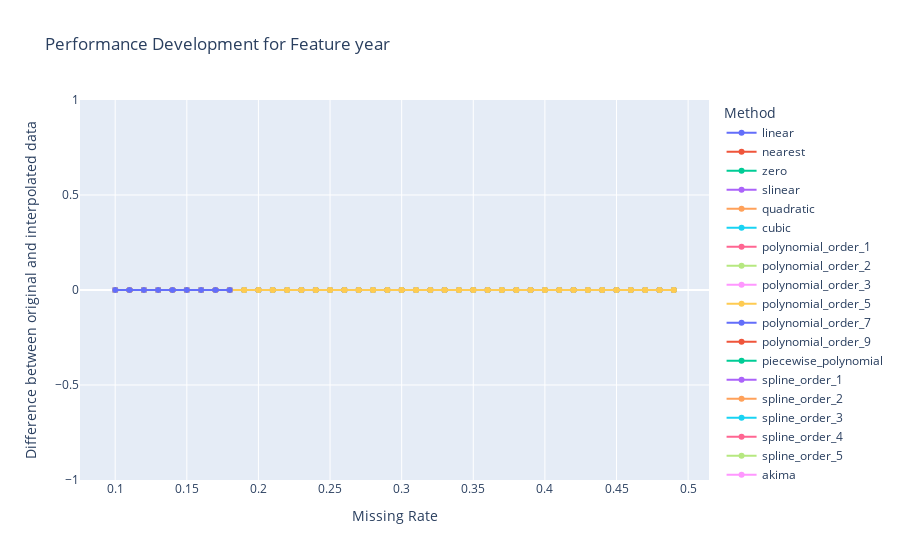
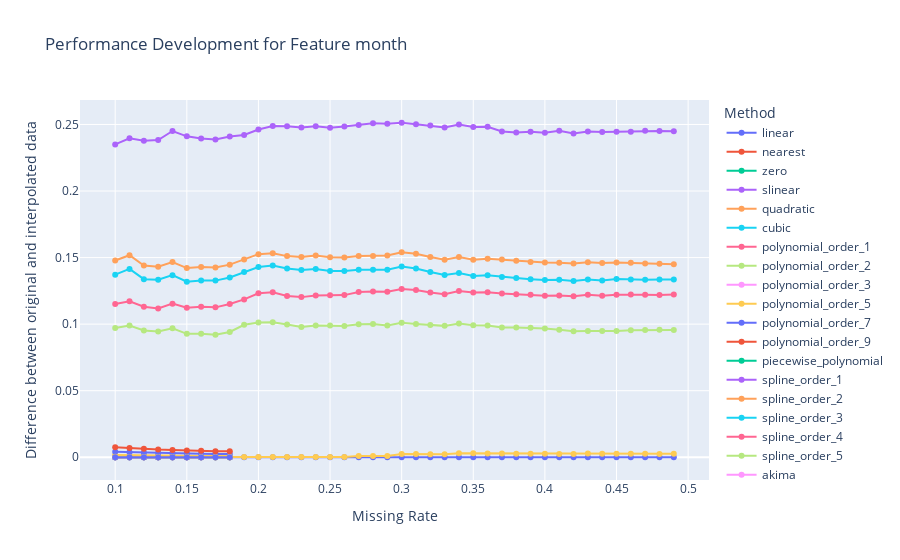
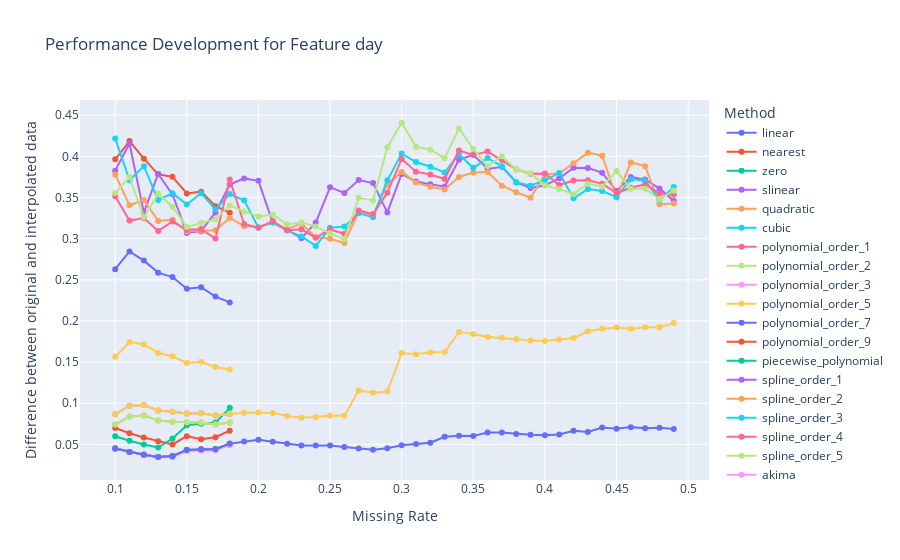
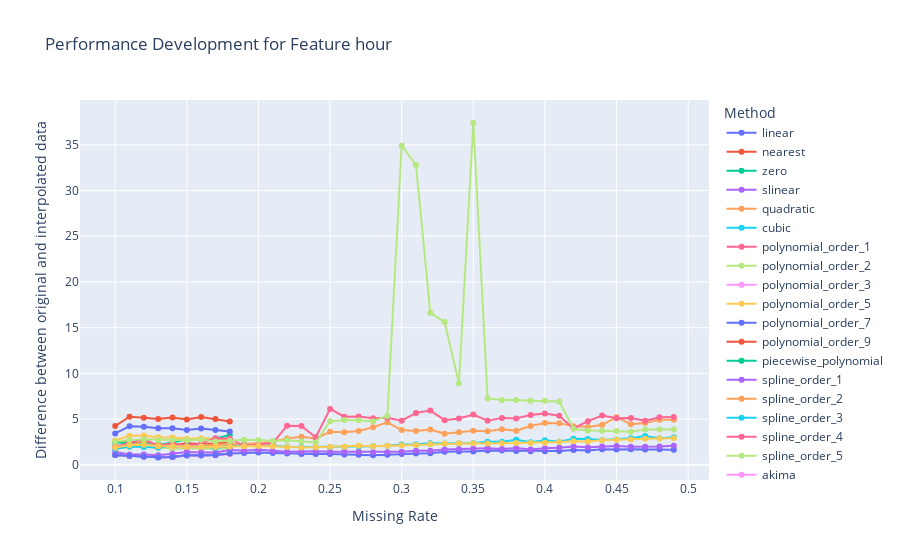

The cell these charts' notebook holds for them, in order:
### Code cell
interpolator.get_rate_analysis()
